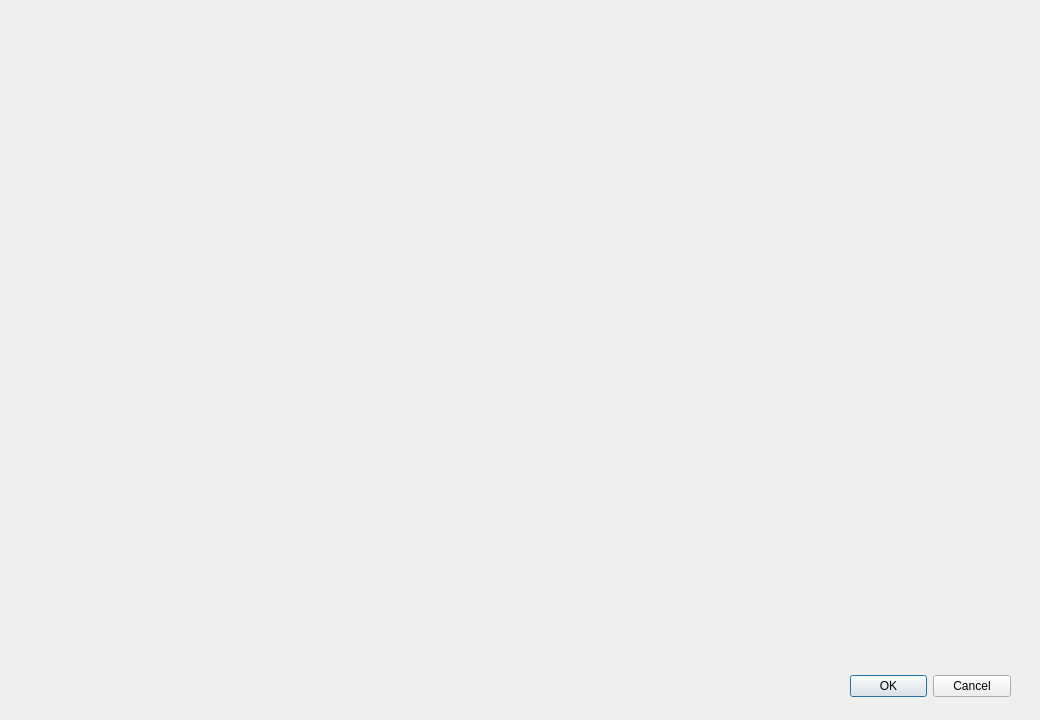
<?xml version="1.0" encoding="UTF-8"?>
<ui version="4.0">
 <class>Dialog</class>
 <widget class="QDialog" name="Dialog">
  <property name="geometry">
   <rect>
    <x>0</x>
    <y>0</y>
    <width>1040</width>
    <height>720</height>
   </rect>
  </property>
  <property name="windowTitle">
   <string>Dialog</string>
  </property>
  <widget class="QDialogButtonBox" name="buttonBox">
   <property name="geometry">
    <rect>
     <x>850</x>
     <y>670</y>
     <width>161</width>
     <height>32</height>
    </rect>
   </property>
   <property name="orientation">
    <enum>Qt::Horizontal</enum>
   </property>
   <property name="standardButtons">
    <set>QDialogButtonBox::Cancel|QDialogButtonBox::Ok</set>
   </property>
  </widget>
 </widget>
 <resources/>
 <connections>
  <connection>
   <sender>buttonBox</sender>
   <signal>accepted()</signal>
   <receiver>Dialog</receiver>
   <slot>accept()</slot>
   <hints>
    <hint type="sourcelabel">
     <x>248</x>
     <y>254</y>
    </hint>
    <hint type="destinationlabel">
     <x>157</x>
     <y>274</y>
    </hint>
   </hints>
  </connection>
  <connection>
   <sender>buttonBox</sender>
   <signal>rejected()</signal>
   <receiver>Dialog</receiver>
   <slot>reject()</slot>
   <hints>
    <hint type="sourcelabel">
     <x>316</x>
     <y>260</y>
    </hint>
    <hint type="destinationlabel">
     <x>286</x>
     <y>274</y>
    </hint>
   </hints>
  </connection>
 </connections>
</ui>
